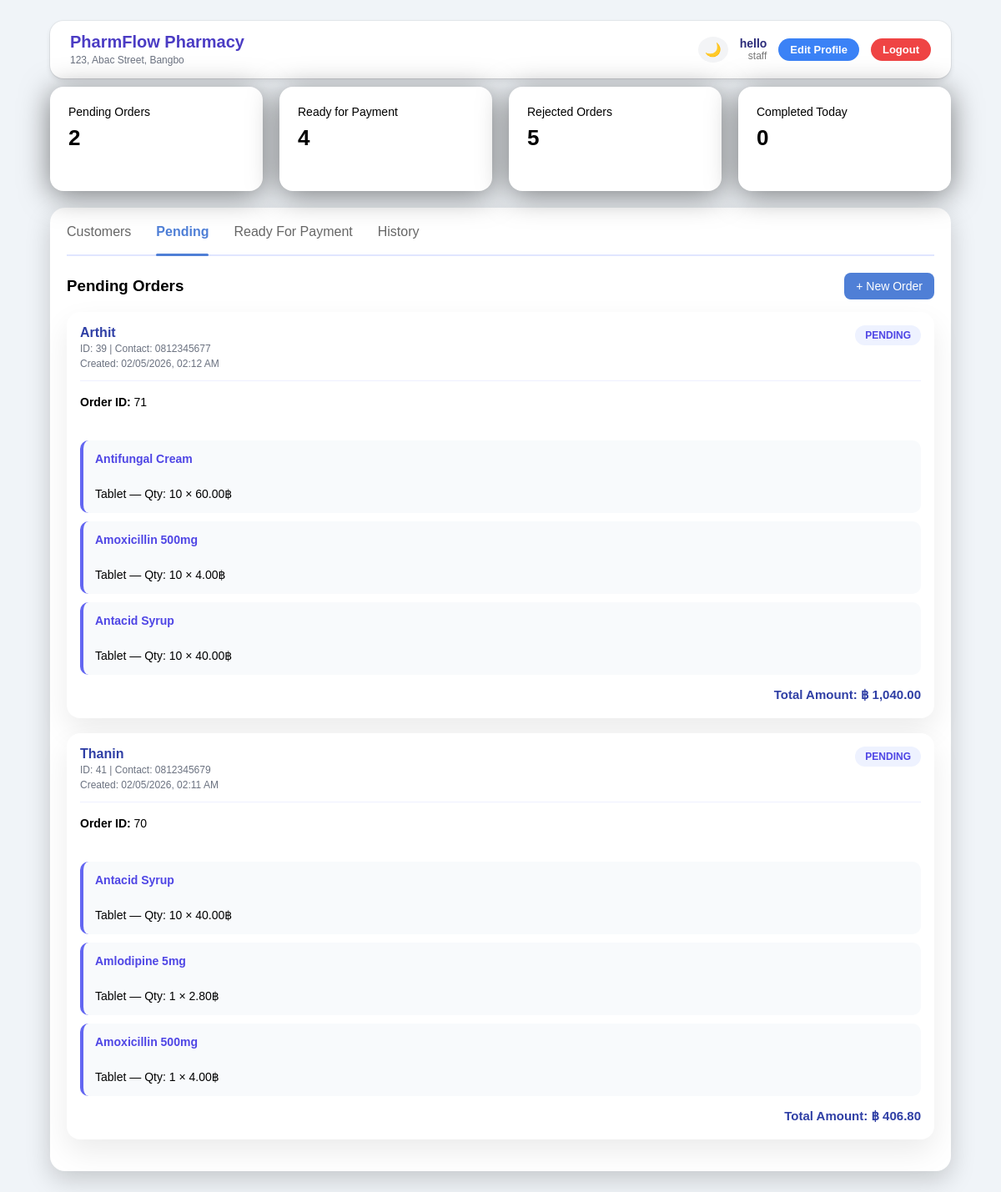
The page /staff/pending_orders.php?error=no_items (signed in) on the database its author committed.
### tables this page shows
CREATE TABLE `orders` (
  `order_id` int(11) NOT NULL COMMENT 'Unique order identifier',
  `customer_id` int(11) NOT NULL COMMENT 'Foreign key: customer placing order',
  `staff_id` int(11) NOT NULL COMMENT 'Foreign key: staff member processing order',
  `pharmacist_id` int(11) DEFAULT NULL COMMENT 'Foreign key: pharmacist approving order',
  `allergy_notes` text DEFAULT NULL COMMENT 'Customer allergy information',
  `pharmacist_instructions` text DEFAULT NULL COMMENT 'Special instructions for pharmacist',
  `total_amount` decimal(10,2) DEFAULT NULL COMMENT 'Total order value in currency',
  `order_status` enum('pending','approved','rejected','completed') DEFAULT 'pending' COMMENT 'Current status of the order',
  `prescription_note` text DEFAULT NULL COMMENT 'Prescription details from doctor',
  `order_date` timestamp NOT NULL DEFAULT current_timestamp() COMMENT 'Order creation timestamp'
);

CREATE TABLE `customers` (
  `customer_id` int(11) NOT NULL COMMENT 'Unique customer identifier',
  `customer_name` varchar(100) NOT NULL COMMENT 'Full name of the customer/patient',
  `contact_number` varchar(20) DEFAULT NULL COMMENT 'Phone number for communication',
  `address` text DEFAULT NULL COMMENT 'Physical address',
  `created_at` timestamp NOT NULL DEFAULT current_timestamp() COMMENT 'Account creation date'
);

CREATE TABLE `order_items` (
  `order_id` int(11) NOT NULL COMMENT 'Foreign key: which order this item belongs to',
  `medicine_id` int(11) NOT NULL COMMENT 'Foreign key: which medicine is ordered',
  `quantity` int(11) NOT NULL COMMENT 'Number of units ordered',
  `price` decimal(10,2) NOT NULL COMMENT 'Price per unit (captured at time of order)'
);

CREATE TABLE `medicines` (
  `medicine_id` int(1) NOT NULL COMMENT 'Unique medicine identifier',
  `medicine_name` varchar(100) NOT NULL COMMENT 'Commercial/trade name of the medicine',
  `chemical_name` varchar(100) DEFAULT NULL COMMENT 'Active ingredient or generic name',
  `dosage_form` varchar(50) DEFAULT NULL COMMENT 'Form: Tablet, Syrup, Injection, Cream, Inhaler, etc.',
  `price_per_unit` decimal(10,2) NOT NULL COMMENT 'Cost per unit in currency',
  `quantity` int(11) NOT NULL COMMENT 'Current stock quantity',
  `reorder_level` int(11) NOT NULL COMMENT 'Minimum stock level before reordering',
  `expiry_date` date NOT NULL COMMENT 'Product expiration date',
  `supplier_id` int(11) DEFAULT NULL COMMENT 'Foreign key: references suppliers table',
  `created_at` timestamp NOT NULL DEFAULT current_timestamp() COMMENT 'Record creation date'
);

### staff/pending_orders.php (the view, shortened to what this page needs)
<?php
require_once "../config/db.php";
$pendingCount = $conn->query(
    "SELECT COUNT(*) AS total
     FROM orders
     WHERE order_status = 'pending'"
)->fetch_assoc()["total"] ?? 0;
$approvedCount = $conn->query(
    "SELECT COUNT(*) AS total
     FROM orders
     WHERE order_status = 'approved'"
)->fetch_assoc()["total"] ?? 0;
$completedToday = $conn->query(
    "SELECT COUNT(*) AS total
     FROM orders
     WHERE order_status = 'completed'
       AND DATE(order_date) = CURDATE()"
)->fetch_assoc()["total"] ?? 0;
$rejectedCount = $conn->query(
    "SELECT COUNT(*) AS total
     FROM orders
     WHERE order_status = 'rejected'"
)->fetch_assoc()["total"] ?? 0;
?>
<!DOCTYPE html>
<html lang="en">
<head>
    <link rel="stylesheet" href="../assets/css/style.css">
    <link rel="stylesheet" href="../assets/css/dashboard.css">
    <link rel="stylesheet" href="../assets/css/edit-profile-btn.css">
</head>
<body>
<div class="dashboard-page">
    <?php include "../includes/header.php"; ?>
    <div class="dashboard-container">
        <div class="stats-grid">
            <div class="stat-card">
                <p>Pending Orders</p>
                <h3><?= $pendingCount ?></h3>
            </div>
            <div class="stat-card">
                <p>Ready for Payment</p>
                <h3><?= $approvedCount ?></h3>
            </div>
            <div class="stat-card">
                <p>Rejected Orders</p>
                <h3><?= $rejectedCount ?></h3>
            </div>
            <div class="stat-card">
                <p>Completed Today</p>
                <h3><?= $completedToday ?></h3>
            </div>
        </div>
        <div class="panel" style="margin-top:20px;">
            <div class="tabs">
                <a href="dashboard.php">Customers</a>
                <a class="active" href="#">Pending</a>
                <a href="orders_ready.php">Ready For Payment</a>
                <a href="order_history.php">History</a>
            </div>
            <div class="panel-header">
                <h3>Pending Orders</h3>
                <button class="btn-primary" onclick="openOrderModal()">
                    + New Order
                </button>
            </div>
            <?php
            $orders = $conn->query(
                "SELECT
                    o.order_id,
                    o.order_date,
                    c.customer_name,
                    c.contact_number,
                    c.customer_id
                FROM orders o
                JOIN customers c ON o.customer_id = c.customer_id
                WHERE o.order_status = 'pending'
                ORDER BY o.order_date DESC"
            );
            ?>
            <?php
            while ($o = $orders->fetch_assoc()):
            ?>
                <div class="pending-card">
                <div class="pending-header">
                    <div>
                        <h4><?= htmlspecialchars($o["customer_name"]) ?></h4>
                        <small>
                            ID: <?= $o["customer_id"] ?> |
                            Contact: <?= htmlspecialchars($o["contact_number"]) ?>
                        </small><br>
                        <small>
                            Created: <?= date("m/d/Y, h:i A", strtotime($o["order_date"])) ?>
                        </small>
                    </div>
                    <span class="status-badge pending">PENDING</span>
                </div>
                <div class="pending-body">
                    <strong>Order ID:</strong> <?= $o["order_id"] ?><br><br>
                    <ul class="medicine-list">
                        <?php
                        $items = $conn->query(
                            "SELECT
                                m.medicine_name,
                                oi.quantity,
                                oi.price
                            FROM order_items oi
                            JOIN medicines m ON oi.medicine_id = m.medicine_id
                            WHERE oi.order_id = {$o['order_id']}"
                        );
                        $totalAmount = 0;
                        while ($item = $items->fetch_assoc()):
                            $totalAmount += $item["quantity"] * $item["price"];
                        ?>
                            <li>
                                <strong><?= htmlspecialchars($item["medicine_name"]) ?></strong><br>
                                Tablet — Qty: <?= $item["quantity"] ?> × <?= $item["price"] ?>฿
                            </li>
                        <?php endwhile; ?>
                    </ul>
                    <div class="order-total">
                        Total Amount: <strong>฿ <?= number_format($totalAmount, 2) ?></strong>
                    </div>
                </div>
            </div>
        <?php endwhile; ?>
        </div>
    </div>
</div>
</body>
</html>

### assets/css/style.css (style rules this page uses)
* { box-sizing: border-box; font-family: Arial, sans-serif; }
body { margin: 0; min-height: 100vh; background: #F0F4F8; font-family: Arial, sans-serif; }
button { padding: 12px; border: none; border-radius: 10px; background: #4f7fd6; color: white; font-size: 16px; cursor: pointer; }

### assets/css/dashboard.css (style rules this page uses)
* { box-sizing: border-box; }
.dashboard-container { width: 100%; padding: 10px 60px 25px 60px; }
.dashboard-page { min-height: 100vh; }
.stats-grid { display: grid; grid-template-columns: repeat(4, 1fr); gap: 20px; margin-bottom: 10px; }
.stat-card { background: white; padding: 22px; border-radius: 16px; box-shadow: 0 5px 35px rgba(0,0,0,0.5); transition: transform 0.25s ease, box-shadow 0.25s ease; }
.stat-card p { margin: 0; font-size: 14px; }
.stat-card h3 { margin-top: 8px; font-size: 26px; }
.tabs { display: flex; gap: 30px; padding-bottom: 10px; margin-bottom: 20px; border-bottom: 2px solid #e0e6ff; }
.tabs a { text-decoration: none; color: #666; font-weight: 500; padding-bottom: 8px; position: relative; }
.tabs a.active { color: #4f7fd6; font-weight: 600; }
.tabs a.active::after { content: ""; position: absolute; left: 0; bottom: -12px; width: 100%; height: 3px; background: #4f7fd6; border-radius: 2px; }
.panel { background: white; border-radius: 18px; padding: 20px; box-shadow: 0 10px 30px rgba(0,0,0,0.18); }
.panel-header { display: flex; justify-content: space-between; align-items: center; margin-bottom: 15px; }
.panel-header h3 { margin: 0; }
.btn-primary { background: #4f7fd6; color: white; padding: 8px 14px; border-radius: 8px; text-decoration: none; font-size: 14px; }
.order-total { margin-top: 15px; font-weight: bold; }
.pending-card { background: #fff; border-radius: 14px; padding: 20px; margin-bottom: 20px; box-shadow: 0 4px 14px rgba(0,0,0,0.3); }
.pending-header { display: flex; justify-content: space-between; align-items: flex-start; border-bottom: 1px solid #eef0ff; padding-bottom: 12px; }
.pending-header h4 { margin: 0; color: #2f3fa5; }
.status-badge { padding: 4px 12px; border-radius: 999px; font-size: 12px; font-weight: bold; }
.status-badge.pending { background: #fff3cd; color: #8a6d3b; }
.pending-body { margin-top: 14px; font-size: 14px; }
.medicine-list { list-style: none; padding: 0; margin: 12px 0; }
.medicine-list li { background: #f8fafc; border-left: 4px solid #6366f1; padding: 12px 14px; border-radius: 10px; margin-bottom: 10px; font-size: 14px; line-height: 1.5; }
.order-total { margin-top: 10px; font-size: 15px; font-weight: 600; text-align: right; color: #2f3fa5; }
.pending-card { background: #ffffff; border-radius: 16px; padding: 16px; margin-bottom: 18px; box-shadow: 0 15px 35px rgba(0,0,0,0.08); transition: transform 0.25s ease, box-shadow 0.25s ease; }
.pending-header { display: flex; justify-content: space-between; align-items: flex-start; margin-bottom: 12px; }
.pending-header h4 { margin: 0; font-size: 16px; font-weight: 700; }
.pending-header small { font-size: 12px; color: #6b7280; }
.pending-body { font-size: 14px; line-height: 1.6; }
.status-badge { padding: 5px 12px; border-radius: 999px; font-size: 12px; font-weight: 700; text-transform: uppercase; }
.status-badge.pending { background: #eef2ff; color: #4f46e5; }
.medicine-list li strong { display: block; font-weight: 600; color: #4f46e5; }

### rows shown on the page
orders: customer.customer_name "Arthit", customer.customer_id "39", customer.contact_number "0812345677", order_date "02/05/2026, 02:12 AM", order_id "71", totalAmount "1,040.00"
order_items: medicine.medicine_name "Antifungal Cream", quantity "10", price "60.00"
order_items: medicine.medicine_name "Amoxicillin 500mg", quantity "10", price "4.00"
order_items: medicine.medicine_name "Antacid Syrup", quantity "10", price "40.00"
orders: customer.customer_name "Thanin", customer.customer_id "41", customer.contact_number "0812345679", order_date "02/05/2026, 02:11 AM", order_id "70", totalAmount "406.80"
order_items: medicine.medicine_name "Antacid Syrup", quantity "10", price "40.00"
order_items: medicine.medicine_name "Amlodipine 5mg", quantity "1", price "2.80"
order_items: medicine.medicine_name "Amoxicillin 500mg", quantity "1", price "4.00"

### other values the page prints
$_SESSION["username"] "hello"
$_SESSION["role"] "staff"
$pendingCount "2"
$approvedCount "4"
$rejectedCount "5"
$completedToday "0"
